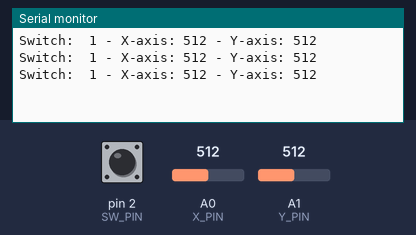
The sketch below on a simulated Arduino Uno, built with avr-gcc and run on an emulated ATmega328P. Shown: the last lines printed to the serial monitor. The test bench sets the inputs (shaded band); at power-on: A0 (X_PIN) = 512, A1 (Y_PIN) = 512, pin 2 (SW_PIN) HIGH.

Above: at 1.3 s.
1.4 s: A0 (X_PIN) set to 716
At 1.9 s:
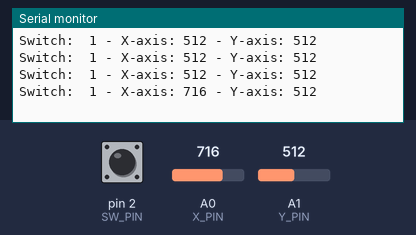
2.9 s: A1 (Y_PIN) set to 716
At 3.4 s:
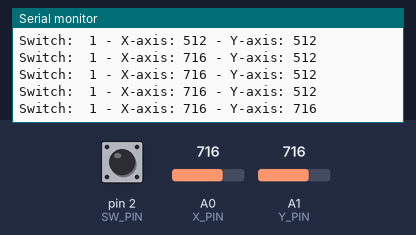
4.4 s: pin 2 (SW_PIN) pulled LOW for 0.6 s
At 4.9 s:
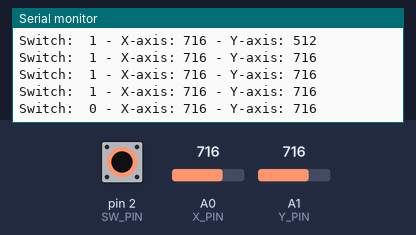
6.5 s: A0 (X_PIN) set to 900
At 6.9 s:
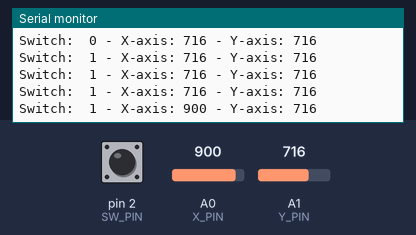
8.0 s: pin 2 (SW_PIN) pulled LOW for 1 s
At 8.4 s:
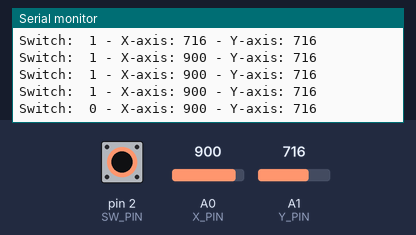
10.5 s: A1 (Y_PIN) set to 900
At 10.9 s:
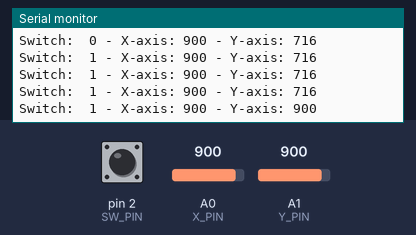
Timing chart, 0 to 13.0 s (numbered marks = the images above; inputs shaded):
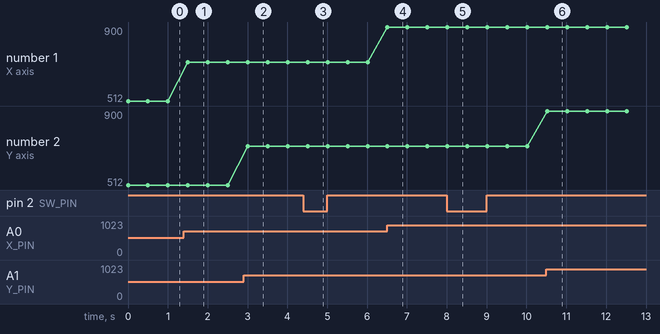

Measured:
- after the input at 1.4 s, the serial monitor: prints a new line after 0.10 s (image 1)
- after the input at 2.9 s, the serial monitor: prints a new line after 0.11 s (image 2)
- after the input at 4.4 s, the serial monitor: prints a new line after 0.11 s (image 3)
- after the input at 6.5 s, the serial monitor: prints a new line at once (image 4)
- after the input at 8.0 s, the serial monitor: prints a new line at once (image 5)
- after the input at 10.5 s, the serial monitor: prints a new line at once (image 6)
- plotted number 1: 512 → 716 after the input at 1.4 s, 716 → 900 after the input at 6.5 s

The sketch:

Joystick.ino
```cpp
#define SW_PIN 2 // digital pin
#define X_PIN 0 // analog pin
#define Y_PIN 1 // analog pin

void setup() {
  pinMode(SW_PIN, INPUT);
  digitalWrite(SW_PIN, HIGH);
  Serial.begin(9600);
}

void loop() {
  Serial.print("Switch:  ");
  Serial.print(digitalRead(SW_PIN));
  Serial.print(" - ");
  Serial.print("X-axis: ");
  Serial.print(analogRead(X_PIN));
  Serial.print(" - ");
  Serial.print("Y-axis: ");
  Serial.println(analogRead(Y_PIN));
  Serial.print("\n");
  delay(500);
}
```
